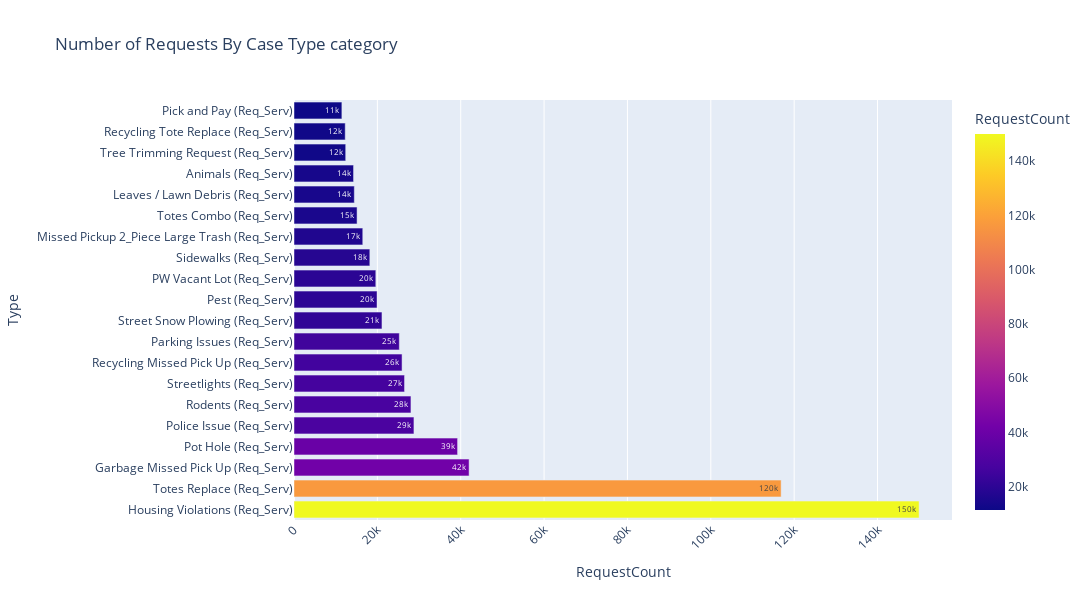

Here is the notebook cell this chart was saved with:
### Code cell
fig = px.bar(df[0:20], x = 'RequestCount', y = 'Type',text_auto= '.2s', title = 'Number of Requests By Case Type category', color = 'RequestCount')
fig.update_layout(width = 1200, height = 600, xaxis_tickangle=-45)
fig.show()

### Figure 1 — Plotly figure (JSON) as saved in the notebook; plotly's stock layout.template omitted (floating-point values rounded to 4 significant figures)
{"data": [{"alignmentgroup": "True", "hovertemplate": "RequestCount=%{marker.color}<br>Type=%{y}<extra></extra>", "legendgroup": "", "marker": {"color": [149975, 116877, 42008, 39246, 28775, 28058, 26520, 25927, 25268, 21107, 19929, 19628, 18194, 16500, 15131, 14473, 14287, 12405, 12292, 11488], "coloraxis": "coloraxis", "pattern": {"shape": ""}}, "name": "", "offsetgroup": "", "orientation": "h", "showlegend": false, "textposition": "auto", "texttemplate": "%{x:.2s}", "type": "bar", "x": [149975, 116877, 42008, 39246, 28775, 28058, 26520, 25927, 25268, 21107, 19929, 19628, 18194, 16500, 15131, 14473, 14287, 12405, 12292, 11488], "xaxis": "x", "y": ["Housing Violations (Req_Serv)", "Totes Replace (Req_Serv)", "Garbage Missed Pick Up (Req_Serv)", "Pot Hole (Req_Serv)", "Police Issue (Req_Serv)", "Rodents (Req_Serv)", "Streetlights (Req_Serv)", "Recycling Missed Pick Up (Req_Serv)", "Parking Issues (Req_Serv)", "Street Snow Plowing (Req_Serv)", "Pest (Req_Serv)", "PW Vacant Lot (Req_Serv)", "Sidewalks (Req_Serv)", "Missed Pickup 2_Piece Large Trash (Req_Serv)", "Totes Combo (Req_Serv)", "Leaves / Lawn Debris (Req_Serv)", "Animals (Req_Serv)", "Tree Trimming Request (Req_Serv)", "Recycling Tote Replace (Req_Serv)", "Pick and Pay (Req_Serv)"], "yaxis": "y"}], "layout": {"barmode": "relative", "coloraxis": {"colorbar": {"title": {"text": "RequestCount"}}, "colorscale": [[0, "#0d0887"], [0.1111, "#46039f"], [0.2222, "#7201a8"], [0.3333, "#9c179e"], [0.4444, "#bd3786"], [0.5556, "#d8576b"], [0.6667, "#ed7953"], [0.7778, "#fb9f3a"], [0.8889, "#fdca26"], [1, "#f0f921"]]}, "height": 600, "legend": {"tracegroupgap": 0}, "title": {"text": "Number of Requests By Case Type category"}, "width": 1200, "xaxis": {"anchor": "y", "domain": [0, 1], "tickangle": -45, "title": {"text": "RequestCount"}}, "yaxis": {"anchor": "x", "domain": [0, 1], "title": {"text": "Type"}}}}
